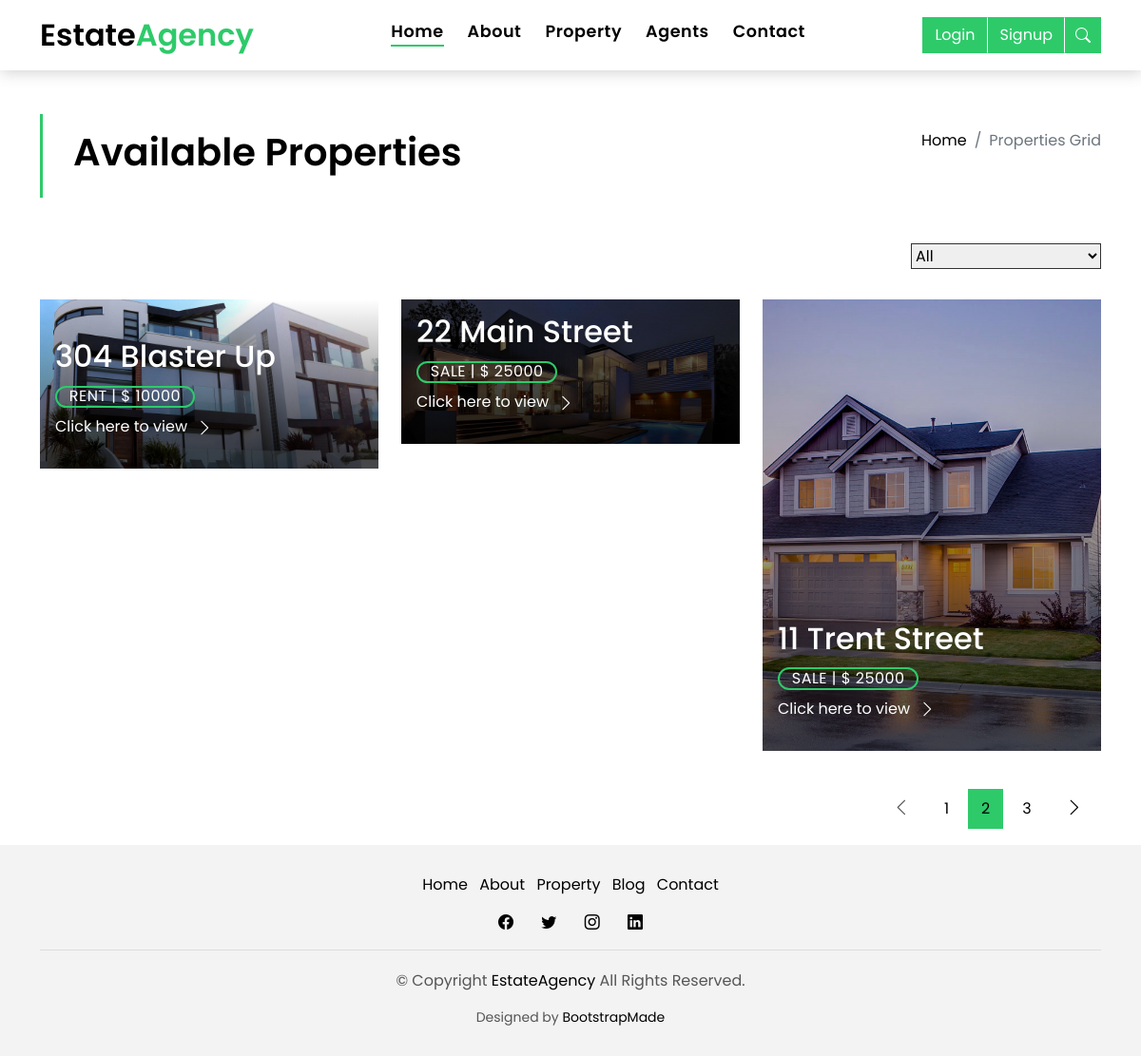
Page /properties/ on the committed database.
### properties/models.py (models this page shows, shortened)
class Property(models.Model):
    class Meta:
        verbose_name_plural = 'Properties'
    class PropertyType(models.TextChoices):
        AGRICULTURAL = 'agricultural', 'Agricultural'
        COMMERCIAL = 'commercial', 'Commercial'
        INDUSTRIAL = 'industrial', 'Industrial'
        RESIDENTIAL = 'residential', 'Residential'
        SPECIAL_USE = 'special use', 'Special Use'
    class Status(models.TextChoices):
        RENT = 'rent', 'Rent'
        SALE = 'sale', 'Sale'
    agent = models.ForeignKey(
        Agent, on_delete=models.CASCADE, null=True)
    address = models.CharField(max_length=200, unique=True)
    city = models.CharField(max_length=10)
    country = models.CharField(max_length=10)
    zipcode = models.CharField(max_length=10)
    description = models.TextField()
    price = models.CharField(max_length=20)
    beds = models.IntegerField()
    baths = models.IntegerField()
    garage = models.IntegerField()
    area = models.IntegerField()
    property_picture = models.ImageField(upload_to='images/property_images')
    video = models.FileField(
        upload_to='videos/property_videos/', null=True, blank=True)
    property_type = models.CharField(
        'PropertyType', max_length=30, choices=PropertyType.choices, default=PropertyType.RESIDENTIAL)
    status = models.CharField('Status', max_length=10,
                              choices=Status.choices, default=Status.SALE)
    slug = AutoSlugField(unique=True, always_update=True,
                         populate_from='address')
    date_created = models.DateTimeField(auto_now_add=True)
    date_modified = models.DateTimeField(auto_now=True)
    @property
    def image_url(self):
        try:
            image = self.property_picture.url
        except:
            image = ''
        return image

### properties/views.py (the view)
# urls.py: path('', views.property_list_view, name='property-list'),
def property_list_view(request):
    properties = Property.objects.all()
    context = {
        'properties': properties,
    }
    return render(request, 'properties/property-list.html', context)

### templates/properties/property-list.html (shortened to what this page needs)
{% extends '../base.html' %}
{% load static %}
{% block content %}
<main id="main">
  <section class="intro-single">
    <div class="container">
      <div class="row">
        <div class="col-md-12 col-lg-8">
          <div class="title-single-box">
            <h1 class="title-single">Available Properties</h1>
          </div>
        </div>
        <div class="col-md-12 col-lg-4">
          <nav aria-label="breadcrumb" class="breadcrumb-box d-flex justify-content-lg-end">
            <ol class="breadcrumb">
              <li class="breadcrumb-item">
                <a href="{% url 'home' %}">Home</a>
              </li>
              <li class="breadcrumb-item active" aria-current="page">
                Properties Grid
              </li>
            </ol>
          </nav>
        </div>
      </div>
    </div>
  </section>
  <section class="property-grid grid">
    <div class="container">
      <div class="row">
        <div class="col-sm-12">
          <div class="grid-option">
            <form>
              <select class="custom-select">
                <option selected>All</option>
              </select>
            </form>
          </div>
        </div>
        {% for property in properties %}
        <div class="col-md-4">
          <div class="card-box-a card-shadow">
            <div class="img-box-a">
              <img src="{{ property.image_url }}" alt="" class="img-a img-fluid">
            </div>
            <div class="card-overlay">
              <div class="card-overlay-a-content">
                <div class="card-header-a">
                  <h2 class="card-title-a">
                    <a href="{% url 'properties:property-detail' property.slug %}">{{ property.address }}</a>
                  </h2>
                </div>
                <div class="card-body-a">
                  <div class="price-box d-flex">
                    <span class="price-a">{{ property.status }} | $ {{ property.price }}</span>
                  </div>
                  <a href="{{ property.slug }}" class="link-a">Click here to view
                    <span class="bi bi-chevron-right"></span>
                  </a>
                </div>
              </div>
            </div>
          </div>
        </div>
        {% endfor %}
      </div>
      <div class="row">
        <div class="col-sm-12">
          <nav class="pagination-a">
            <ul class="pagination justify-content-end">
              <li class="page-item disabled">
                <a class="page-link" href="#" tabindex="-1">
                  <span class="bi bi-chevron-left"></span>
                </a>
              </li>
              <li class="page-item">
                <a class="page-link" href="#">1</a>
              </li>
              <li class="page-item active">
                <a class="page-link" href="#">2</a>
              </li>
              <li class="page-item">
                <a class="page-link" href="#">3</a>
              </li>
              <li class="page-item next">
                <a class="page-link" href="#">
                  <span class="bi bi-chevron-right"></span>
                </a>
              </li>
            </ul>
          </nav>
        </div>
      </div>
    </div>
  </section>
</main>
{% endblock content %}

### static/css/style.css (style rules this page uses)
body { font-family: 'Poppins', sans-serif; color: #555555; }
h1, h2, h3, h4, h5, h6 { color: #000000; }
a { color: #000000; text-decoration: none; transition: all 0.5s ease; }
.link-a { text-decoration: none; color: #ffffff; text-decoration: none; }
@media (min-width: 768px) { .link-a { font-size: 0.9rem; } }
@media (min-width: 992px) { .link-a { font-size: 1rem; } }
.link-a span { font-size: 18px; vertical-align: middle; margin-left: 5px; }
@media (min-width: 768px) { .link-a span { font-size: 1.5rem; } }
@media (min-width: 992px) { .link-a span { font-size: 18px; } }
.pagination-a { text-decoration: none; }
.pagination-a .pagination .page-link { margin: 0 0.2rem; border-color: transparent; padding: 0.5rem 0.8rem; color: #000000; }
.pagination-a .pagination .page-link span { font-size: 1.2rem; }
.pagination-a .pagination .next .page-link { padding: 0.4rem 0.9rem; }
.pagination-a .pagination .page-item:last-child .page-link { border-top-right-radius: 0; border-bottom-right-radius: 0; }
.pagination-a .pagination .page-item:first-child .page-link { border-top-left-radius: 0; border-bottom-left-radius: 0; }
.pagination-a .pagination .page-item.disabled .page-link { padding: 0.4rem 0.9rem; color: #555555; }
.pagination-a .pagination .page-item.active .page-link { background-color: #2eca6a; }
.intro-single { padding: 6rem 0 3rem; }
.intro-single .title-single-box { padding: 1rem 0 1rem 2rem; }
.intro-single .title-single-box { border-left: 3px solid #2eca6a; }
.intro-single .title-single-box .title-single { font-weight: 600; font-size: 2.2rem; }
@media (min-width: 768px) { .intro-single .title-single-box .title-single { font-size: 2.1rem; } }
@media (min-width: 992px) { .intro-single .title-single-box .title-single { font-size: 2.5rem; } }
.intro-single .breadcrumb-box { padding: 1rem 0 0 0.5rem; }
.intro-single .breadcrumb { background-color: transparent; padding-right: 0; padding-left: 0; }
.card-box-a span, .card-box-b span, .card-box-c span, .card-box-d span { line-height: 0; }
@media (min-width: 768px) { .grid .card-box-a, .grid .card-box-b, .grid .card-box-c, .grid .card-box-d { margin-bottom: 2.5rem; } }
.card-box-a, .card-box-b, .card-box-d { position: relative; overflow: hidden; -webkit-backface-visibility: hidden; backface-visibility: hidden; }
.card-box-a .img-a, .card-box-a .img-b, .card-box-b .img-a, .card-box-b .img-b { transition: 0.8s all ease-in-out; }
@media (min-width: 768px) { .card-box-a .price-a, .card-box-b .price-a { font-size: 0.9rem; } }
@media (min-width: 992px) { .card-box-a .price-a, .card-box-b .price-a { font-size: 1rem; } }
.card-overlay { position: absolute; width: 100%; height: 100%; top: 0; left: 0; }
.card-shadow { -webkit-backface-visibility: hidden; backface-visibility: hidden; }
.card-shadow:before { content: ' '; position: absolute; top: 0; left: 0; width: 100%; height: 100%; z-index: 1; background: linear-gradient( to bottom, rgba(0, 0, 0, 0) 0%, rgba(0, 0, 0, 0.2) 27%, rgba(0, 0, 0, 0.65) 90% ); }
.card-overlay-a-content { transition: all 0.5s ease-in; position: absolute; width: 100%; bottom: 0px; z-index: 2; }
@media (min-width: 768px) { .card-overlay-a-content { bottom: -20px; } }
@media (min-width: 992px) { .card-overlay-a-content { bottom: 0px; } }
.card-header-a { padding: 0 1rem; }
.card-header-a .card-title-a { color: #ffffff; margin-bottom: 0; padding-bottom: 0.7rem; }
@media (min-width: 768px) { .card-header-a .card-title-a { font-size: 1.3rem; } }
@media (min-width: 992px) { .card-header-a .card-title-a { font-size: 2rem; } }
.card-header-a .card-title-a a { color: #ffffff; text-decoration: none; }
.card-body-a { z-index: 2; transition: all 0.5s ease-in; padding: 0rem 1rem 2rem 1rem; }
.card-body-a .price-box { padding-bottom: 0.5rem; }
.price-a { color: #ffffff; padding: 0.6rem 0.8rem; border: 2px solid #2eca6a; border-radius: 50px; text-transform: uppercase; letter-spacing: 0.03em; }
.property-grid .grid-option { text-align: right; margin-bottom: 2rem; }
.property-grid .grid-option .custom-select { border-radius: 0; width: 200px; border-color: #313131; }
.property-grid .grid-option .custom-select option { border-color: #313131; }

### rows in the picture
Property: image_url (picture), address "304 Blaster Up", status "RENT", price "10000"
Property: image_url (picture), address "22 Main Street", status "SALE", price "25000"
Property: image_url (picture), address "11 Trent Street", status "SALE", price "25000"
